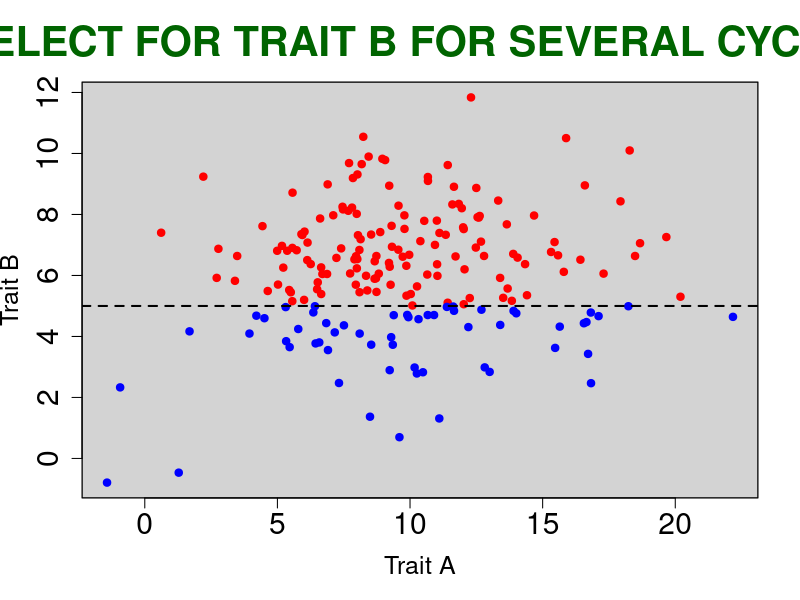
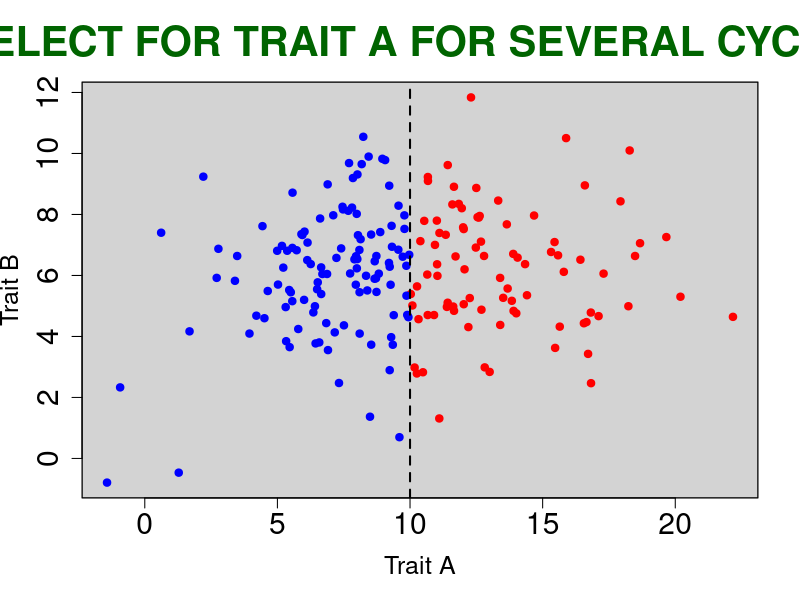
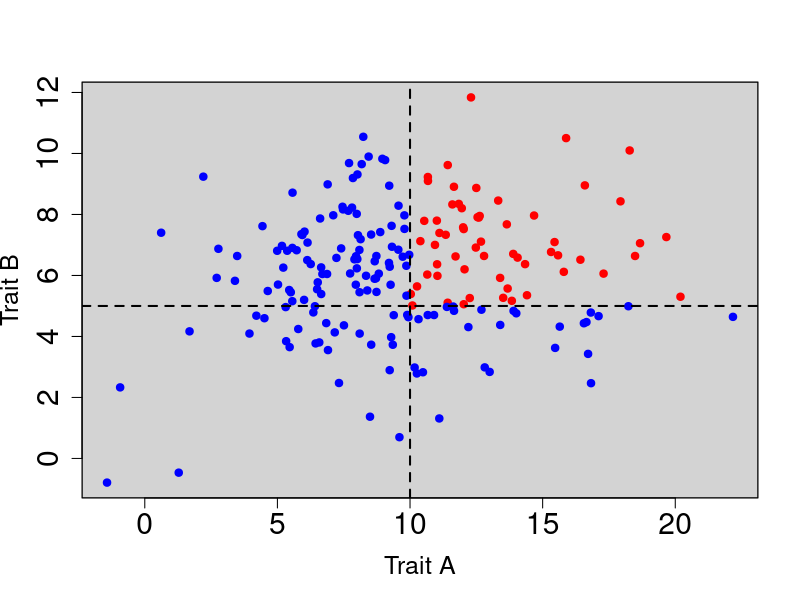

Here is the R script that generated these plots, in order:
## ---- chunk 1
#| echo: true

set.seed(1234)
x <- rnorm(200, mean = 10, sd = 4)
y <- rnorm(200, mean = 6, sd = 2)

dat <- data.frame(x,y)

# Visualize the scatter plot of traits A and B
plot(x,y, pch=19, ylim = c(min(dat$y), max(dat$y)),xlim = c(min(dat$x), max(dat$x)),rect(par("usr")[1], par("usr")[3],
          par("usr")[2], par("usr")[4], col = "lightgrey"),
     cex.lab=1.5, cex.axis=1.8,
     xlab="Trait A", ylab="Trait B",col=ifelse(y >5, 'red', 'blue'))
title(main = "SELECT FOR TRAIT B FOR SEVERAL CYCLES",  cex.main = 2.5, col.main= "darkgreen")
abline(h=5, col="black", lwd = 2, lty = 2)

## ---- chunk 2
#| echo: true

set.seed(1234)
x <- rnorm(200, mean = 10, sd = 4)
y <- rnorm(200, mean = 6, sd = 2)

dat <- data.frame(x,y)

# Visualize the scatter plot of traits A and B
plot(x,y, pch=19, ylim = c(min(dat$y), max(dat$y)),xlim = c(min(dat$x), max(dat$x)),
     rect(par("usr")[1], par("usr")[3],
          par("usr")[2], par("usr")[4], col = "lightgrey"),
     cex.lab=1.5, cex.axis=1.8,
     xlab="Trait A", ylab="Trait B",col=ifelse(x > 10, 'red', 'blue'))
title(main = "SELECT FOR TRAIT A FOR SEVERAL CYCLES",  cex.main = 2.5, col.main= "darkgreen")
abline(v=10, col="black", lwd = 2, lty = 2)

## ---- chunk 3
#| echo: true

set.seed(1234)
x <- rnorm(200, mean = 10, sd = 4)
y <- rnorm(200, mean = 6, sd = 2)

dat <- data.frame(x,y)

# Visualize the scatter plot of traits A and B
plot(x,y, pch=19, ylim = c(min(dat$y), max(dat$y)),xlim = c(min(dat$x), max(dat$x)),
     rect(par("usr")[1], par("usr")[3],
          par("usr")[2], par("usr")[4], col = "lightgrey"),
     cex.lab=1.5, cex.axis=1.8,
     xlab="Trait A", ylab="Trait B",col=ifelse(x > 10 & y >5, 'red', 'blue'))
abline(v=10, h=5, col="black", lwd = 2, lty = 2)

